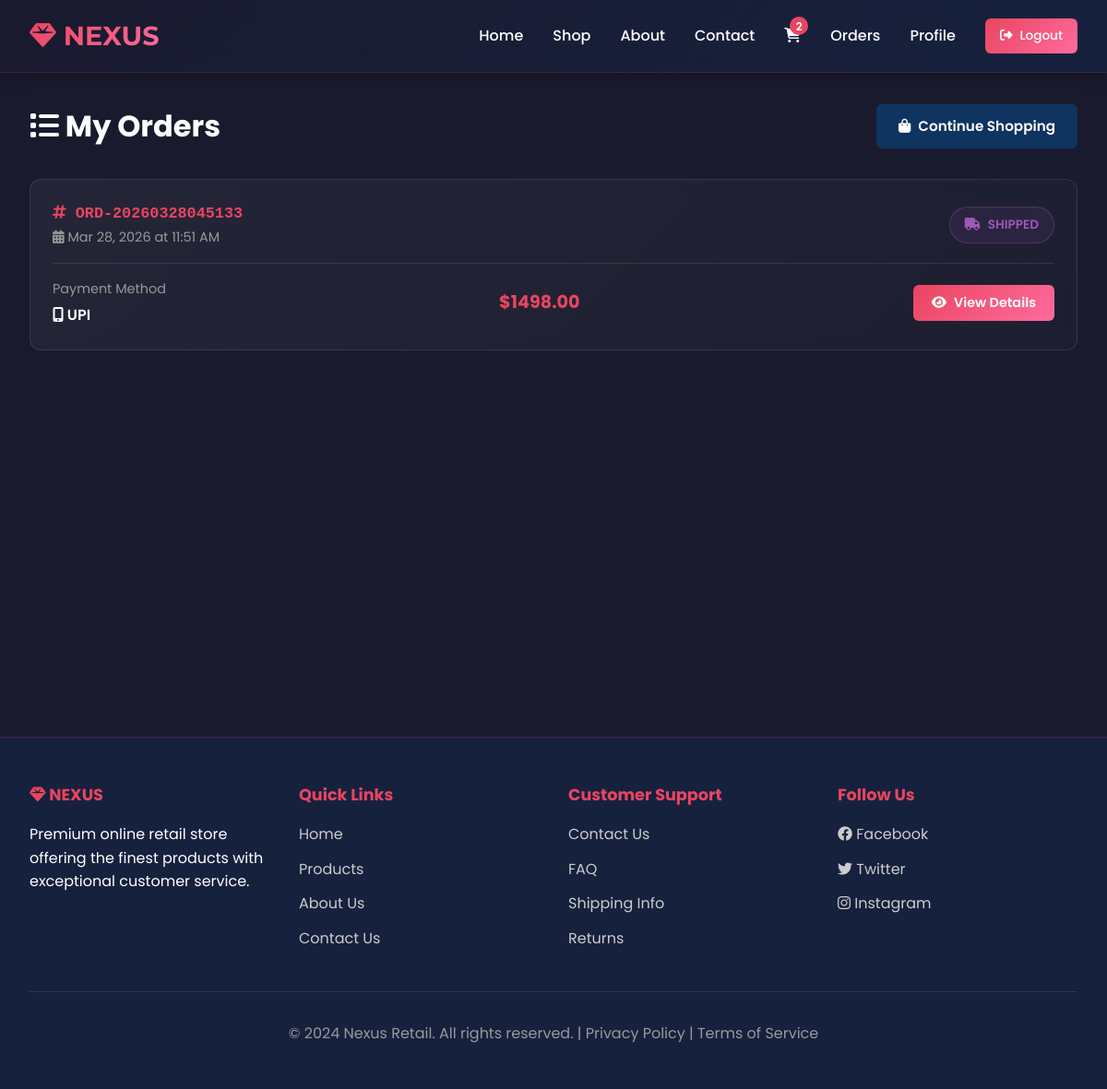
/orders (signed in), run on the app's committed database.
### tables this page shows
CREATE TABLE orders (
            id INTEGER PRIMARY KEY AUTOINCREMENT,
            user_id INTEGER NOT NULL,
            order_number TEXT UNIQUE NOT NULL,
            total_amount REAL NOT NULL,
            payment_method TEXT,
            payment_status TEXT DEFAULT 'pending',
            delivery_address TEXT,
            delivery_phone TEXT,
            delivery_email TEXT,
            status TEXT DEFAULT 'pending',
            created_at TIMESTAMP DEFAULT CURRENT_TIMESTAMP,
            FOREIGN KEY(user_id) REFERENCES users(id)
        );

### app.py (the view)
@app.route('/orders')
@login_required
def my_orders():
    db = get_db()
    orders = db.execute('''
        SELECT * FROM orders WHERE user_id = ? ORDER BY created_at DESC
    ''', (session['user_id'],)).fetchall()
    db.close()
    orders = [dict(order) for order in orders]
    orders = convert_timestamps(orders)
    return render_template('my_orders.html', orders=orders)

### app.py (called while the page is built)
def get_db():
    db = sqlite3.connect(DATABASE)
    db.row_factory = sqlite3.Row
    return db

def convert_timestamps(data):
    if data is None:
        return None
    if isinstance(data, dict):
        for key in data:
            if key == 'created_at' and isinstance(data[key], str):
                try:
                    data[key] = datetime.strptime(data[key], '%Y-%m-%d %H:%M:%S')
                except (ValueError, TypeError):
                    pass
        return data
    elif isinstance(data, list):
        return [convert_timestamps(item) if isinstance(item, dict) else item for item in data]
    return data

def login_required(f):
    @wraps(f)
    def decorated_function(*args, **kwargs):
        if 'user_id' not in session:
            flash('Please log in first.', 'danger')
            return redirect(url_for('login'))
        return f(*args, **kwargs)
    return decorated_function

### templates/my_orders.html (shortened to what this page needs)
{% extends "base.html" %}
{% block content %}
<div class="container">
    <div class="orders-container">
        <div class="orders-header">
            <h1><i class="fas fa-list"></i> My Orders</h1>
            <a href="/products" class="btn btn-secondary">
                <i class="fas fa-shopping-bag"></i> Continue Shopping
            </a>
        </div>
        {% if orders %}
        <div class="orders-list">
            {% for order in orders %}
            <div class="order-card" onclick="window.location.href='/order/{{ order.id }}'">
                <div class="order-card-header">
                    <div>
                        <div class="order-number"><i class="fas fa-hashtag"></i> {{ order.order_number }}</div>
                        <div class="order-date"><i class="fas fa-calendar-alt"></i> {{ order.created_at.strftime('%b %d, %Y at %I:%M %p') }}</div>
                    </div>
                    <span class="order-status {% if order.status == 'pending' %}status-pending{% elif order.status == 'confirmed' %}status-confirmed{% elif order.status == 'shipped' %}status-shipped{% elif order.status == 'delivered' %}status-delivered{% endif %}">
                        <i class="fas fa-{% if order.status == 'pending' %}clock{% elif order.status == 'confirmed' %}check-circle{% elif order.status == 'shipped' %}truck{% elif order.status == 'delivered' %}box{% endif %}"></i>
                        {{ order.status | upper }}
                    </span>
                </div>
                <div class="order-footer">
                    <div>
                        <div style="color: #999; font-size: 0.9rem; margin-bottom: 0.25rem;">Payment Method</div>
                        <div style="font-weight: 600;">
                            {% if order.payment_method == 'upi' %}<i class="fas fa-mobile-alt"></i> UPI
                            {% elif order.payment_method == 'card' %}<i class="fas fa-credit-card"></i> Card
                            {% elif order.payment_method == 'cod' %}<i class="fas fa-money-bill-wave"></i> COD
                            {% else %}{{ order.payment_method | upper }}{% endif %}
                        </div>
                    </div>
                    <div class="order-amount">${{ "%.2f" | format(order.total_amount) }}</div>
                    <a href="/order/{{ order.id }}" class="btn btn-primary view-button" onclick="event.stopPropagation();">
                        <i class="fas fa-eye"></i> View Details
                    </a>
                </div>
            </div>
            {% endfor %}
        </div>
        {% endif %}
    </div>
</div>
{% endblock %}

### templates/base.html (style rules this page uses)
* { margin: 0; padding: 0; box-sizing: border-box; }
:root { --primary: #1a1a2e; --secondary: #16213e; --accent: #0f3460; --highlight: #e94560; --light: #f8f9fa; --gray: #c4c4c4; --dark: #0f0f1e; --success: #27ae60; --danger: #e74c3c; --warning: #f39c12; }
body { font-family: 'Poppins', sans-serif; background-color: var(--primary); color: #fff; line-height: 1.6; overflow-x: hidden; }
.container { max-width: 1400px; margin: 0 auto; padding: 2rem; }
.btn { padding: 0.75rem 1.5rem; border: none; border-radius: 6px; font-weight: 600; cursor: pointer; transition: all 0.3s ease; font-size: 0.95rem; display: inline-flex; align-items: center; gap: 0.5rem; text-decoration: none; }
.btn-primary { background: linear-gradient(135deg, var(--highlight) 0%, #ff6b9d 100%); color: white; }
.btn-secondary { background: var(--accent); color: white; }

### templates/my_orders.html (style rules this page uses)
.orders-container { animation: fadeIn 0.6s ease; }
.orders-header { display: flex; justify-content: space-between; align-items: center; margin-bottom: 2rem; flex-wrap: wrap; gap: 1rem; }
.orders-list { display: flex; flex-direction: column; gap: 1.5rem; }
.order-card { background: linear-gradient(135deg, rgba(255, 255, 255, 0.05) 0%, rgba(255, 255, 255, 0.02) 100%); border: 1px solid rgba(255, 255, 255, 0.1); border-radius: 12px; padding: 1.5rem; transition: all 0.3s ease; backdrop-filter: blur(10px); cursor: pointer; }
.order-card-header { display: flex; justify-content: space-between; align-items: center; margin-bottom: 1rem; flex-wrap: wrap; gap: 1rem; }
.order-number { font-family: 'Courier New', monospace; font-weight: 600; color: var(--highlight); font-size: 1.05rem; }
.order-date { color: #999; font-size: 0.9rem; }
.order-status { display: inline-flex; align-items: center; gap: 0.5rem; padding: 0.5rem 1rem; border-radius: 20px; font-size: 0.85rem; font-weight: 600; }
.status-shipped { background: rgba(155, 89, 182, 0.1); border: 1px solid rgba(155, 89, 182, 0.3); color: #9b59b6; }
.order-footer { display: flex; justify-content: space-between; align-items: center; padding-top: 1rem; border-top: 1px solid rgba(255, 255, 255, 0.1); flex-wrap: wrap; gap: 1rem; }
.order-amount { font-size: 1.2rem; font-weight: 700; color: var(--highlight); }
.view-button { padding: 0.5rem 1.25rem; font-size: 0.9rem; }

### data on the page
orders: order_number "ORD-20260328045133", created_at "Mar 28, 2026 at 11:51 AM", status "SHIPPED", payment_method "upi" (drawn), total_amount "1498.00"
